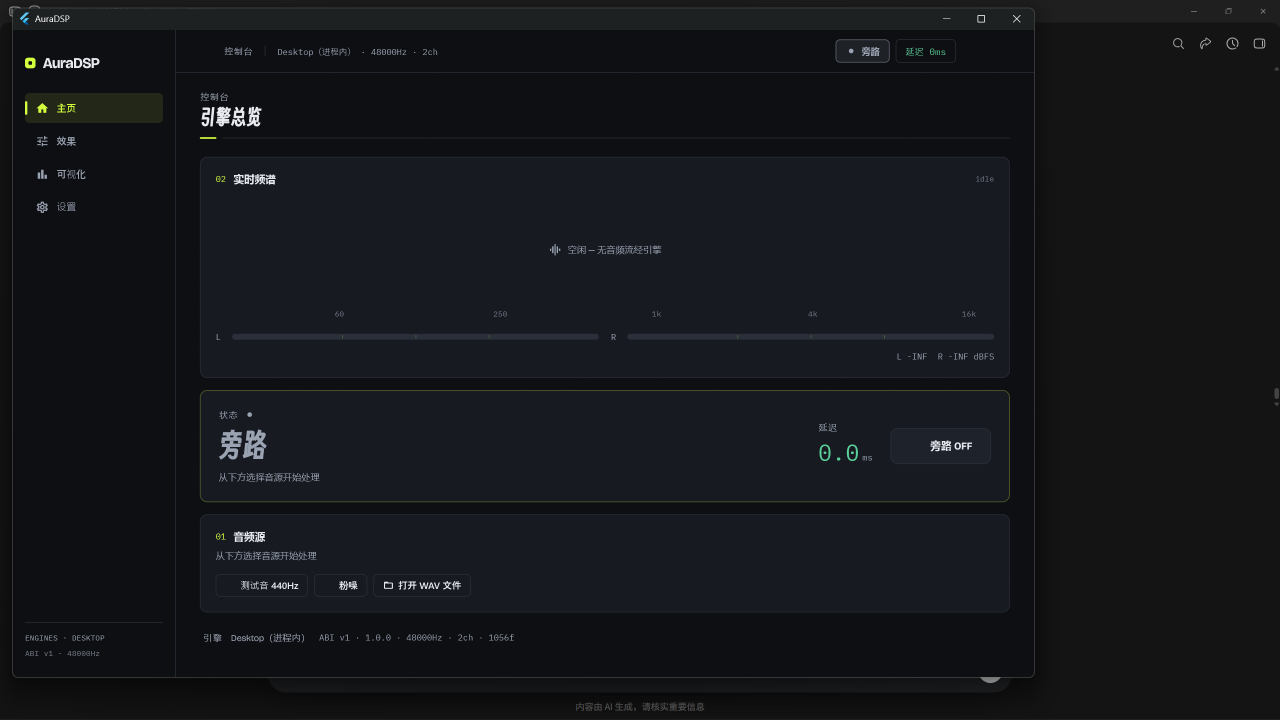
#> input picture docs/ui-redesign/05-home-v2.png, 2560 x 1440 px (shown at 1/2 size); the run also reads 1 picture not shown here
$ python ui_assert.py
#> lines starting #> are read from the running program, lines starting #| are printed output that depends on the picture
# -*- coding: utf-8 -*-
# 截图像素断言：侧栏收起/展开 + 首页可视化置顶 + 背景模糊
from PIL import Image
import os

D = os.path.join(os.path.dirname(os.path.dirname(os.path.dirname(os.path.abspath(__file__)))), "docs", "ui-redesign")
im05 = Image.open(os.path.join(D, "05-home-v2.png")).convert("RGB")
#> im05 is the input picture: PIL image 2560x1440 RGB; mean R, G, B 20.9, 22.6, 26.5
im06 = Image.open(os.path.join(D, "06-home-rail-collapsed.png")).convert("RGB")
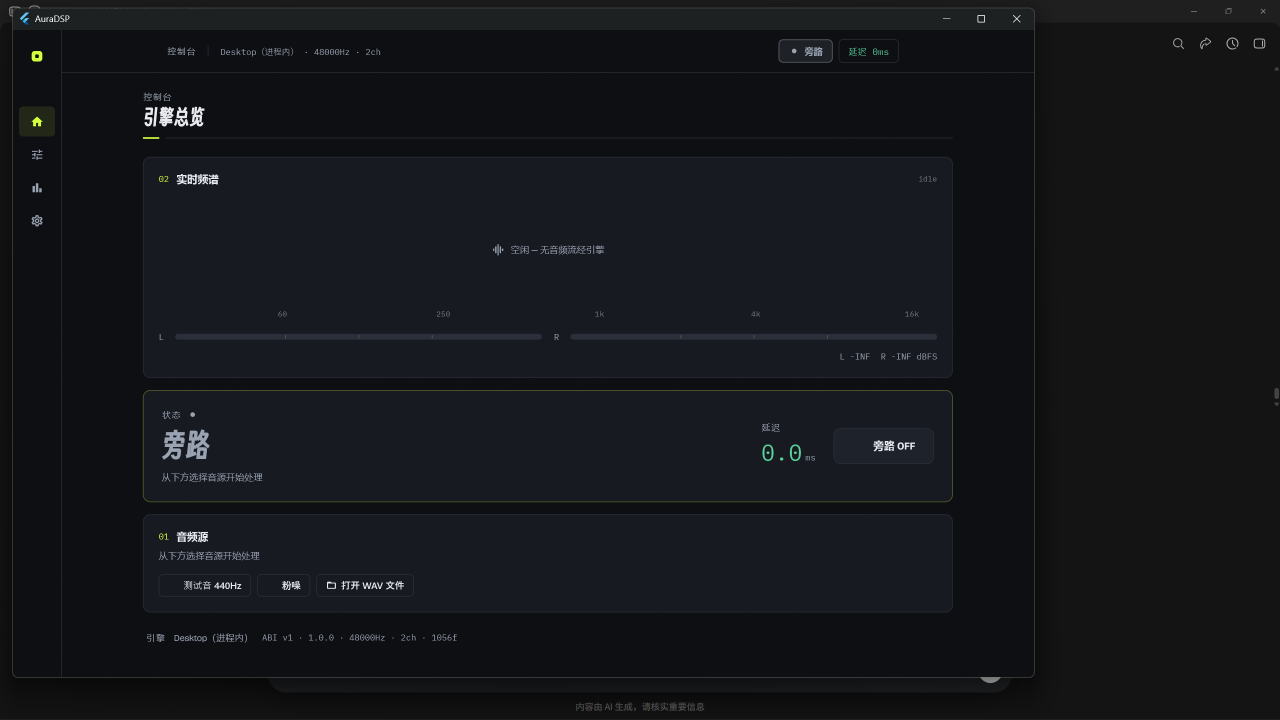
#> input picture docs/ui-redesign/06-home-rail-collapsed.png, 2560 x 1440 px (shown at 1/2 size)
#> im06 is the input picture: PIL image 2560x1440 RGB; mean R, G, B 20.7, 22.4, 26.3
im07 = Image.open(os.path.join(D, "07-home-rail-expanded.png")).convert("RGB")
im_old = Image.open(os.path.join(D, "01-home.png")).convert("RGB")
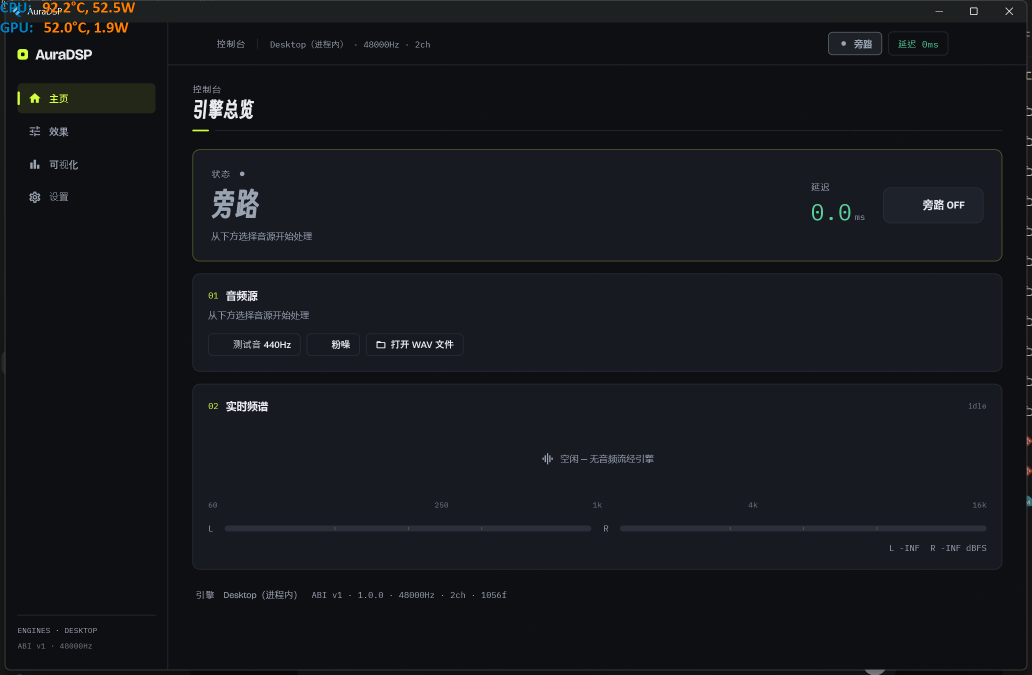
#> input picture docs/ui-redesign/01-home.png, 2064 x 1350 px (shown at 1/2 size)
#> im_old is the input picture: PIL image 2064x1350 RGB; mean R, G, B 21.2, 23.2, 28.1

def text_pixels(img, x0, x1, y0, y1, thr=110):
    """统计区域内亮色（文本）像素数"""
    n = 0
    px = img.load()
    for y in range(y0, y1):
        for x in range(x0, x1):
            r, g, b = px[x, y]
            if r > thr and g > thr and b > thr:
                n += 1
    return n

def accent_top(img, x0, x1, y0, y1):
    """区域内第一个 accent(黄绿) 像素的 y"""
    px = img.load()
    for y in range(y0, y1):
        for x in range(x0, x1):
            r, g, b = px[x, y]
            if r > 180 and g > 220 and b < 110:
                return y
    return None

# 1) 展开态应与初态几乎一致（收起→展开往返无损）
g5 = list(im05.resize((100, 60)).convert("RGB").getdata())
#> g5 = 6000 items, first 6: (39, 38, 38), (40, 42, 43), (39, 41, 42), (31, 32, 32), (30, 31, 32), (31, 32, 32)
g7 = list(im07.resize((100, 60)).convert("RGB").getdata())
#> g7 has the same summary as g5
d0705 = sum(abs(c1[i] - c2[i]) for c1, c2 in zip(g5, g7) for i in range(3)) / (100 * 60 * 3)
#> d0705 = 0
print("1) expanded vs initial mean diff = %.2f (expect < 8)" % d0705)
#| 1) expanded vs initial mean diff = 0.00 (expect < 8)

# 2) 收起态：导航标签区（x 60..310, y 250..560 物理）文本像素应大幅减少（残量=图标）
tp05 = text_pixels(im05, 60, 310, 250, 560)
#> after the loop in text_pixels, `for y in range(y0, y1):`: n = 1274
#> tp05 = 1274
tp06 = text_pixels(im06, 60, 310, 250, 560)
#> tp06 = 536
print("2) nav-label text px: expanded=%d collapsed=%d (expect collapsed < expanded*0.5)" % (tp05, tp06))
#| 2) nav-label text px: expanded=1274 collapsed=536 (expect collapsed < expanded*0.5)

# 3) 首页改版：hero（引擎总览卡）应从第一卡降为第二卡 →
#    延迟读数的 success 绿(0xFF5AD19B) 最低出现 y 应比旧版更大
def green_top(img, x0, x1, y0, y1):
#> called with x0 = 340, x1 = 2050, y0 = 150, y1 = 1100
    px = img.load()
    for y in range(y0, y1):
        for x in range(x0, x1, 2):
            r, g, b = px[x, y]
            if 60 < r < 140 and g > 170 and 110 < b < 190 and g - r > 60:
                return y
    return None

ht_new = green_top(im05, 340, 2050, 150, 1100)
#> ht_new = 889
ht_old = green_top(im_old, 340, 2050, 150, 1100)
#> ht_old = 408
print("3) hero latency-green top y: new=%s old=%s (expect new > old)" % (ht_new, ht_old))
#| 3) hero latency-green top y: new=889 old=408 (expect new > old)

# 4) 背景模糊：右缘页边距（纯氛围层区域 x 1930..2040）亮度梯度应更低
def grad_energy(img, x0, x1, y0, y1):
#> called with x0 = 1930, x1 = 2040, y0 = 900, y1 = 1250
    px = img.load()
    tot = 0
    for y in range(y0, y1):
        for x in range(x0 + 1, x1):
            tot += abs(px[x, y][0] - px[x - 1, y][0])
#> after the loop, tot = 18917
    return tot / ((x1 - x0 - 1) * (y1 - y0))

ge_new = grad_energy(im05, 1930, 2040, 900, 1250)
#> ge_new = 0.496
ge_old = grad_energy(im_old, 1930, 2040, 900, 1250)
#> ge_old = 0.86
print("4) bg gradient energy (right margin): new=%.3f old=%.3f (blur => new < old)" % (ge_new, ge_old))
#| 4) bg gradient energy (right margin): new=0.496 old=0.860 (blur => new < old)

ok = (d0705 < 8 and tp06 < tp05 * 0.5
      and ht_new is not None and ht_old is not None and ht_new > ht_old
      and ge_new < ge_old)
#> ok = True
print("RESULT:", "PASS" if ok else "CHECK NEEDED")
#| RESULT: PASS
